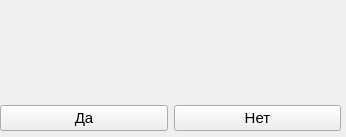
<?xml version="1.0" encoding="UTF-8"?>
<ui version="4.0">
 <class>MainWindow</class>
 <widget class="QMainWindow" name="MainWindow">
  <property name="geometry">
   <rect>
    <x>0</x>
    <y>0</y>
    <width>346</width>
    <height>137</height>
   </rect>
  </property>
  <property name="windowTitle">
   <string>MainWindow</string>
  </property>
  <widget class="QWidget" name="centralwidget">
   <widget class="QWidget" name="verticalLayoutWidget">
    <property name="geometry">
     <rect>
      <x>0</x>
      <y>0</y>
      <width>341</width>
      <height>131</height>
     </rect>
    </property>
    <layout class="QVBoxLayout" name="verticalLayout">
     <item>
      <widget class="QLabel" name="label">
       <property name="font">
        <font>
         <family>Segoe UI</family>
         <pointsize>11</pointsize>
        </font>
       </property>
       <property name="text">
        <string/>
       </property>
       <property name="alignment">
        <set>Qt::AlignCenter</set>
       </property>
      </widget>
     </item>
     <item>
      <layout class="QHBoxLayout" name="horizontalLayout">
       <item>
        <widget class="QPushButton" name="accept_push_button">
         <property name="font">
          <font>
           <family>Segoe UI</family>
           <pointsize>11</pointsize>
          </font>
         </property>
         <property name="text">
          <string>Да</string>
         </property>
        </widget>
       </item>
       <item>
        <widget class="QPushButton" name="not_accept_push_button">
         <property name="font">
          <font>
           <family>Segoe UI</family>
           <pointsize>11</pointsize>
          </font>
         </property>
         <property name="text">
          <string>Нет</string>
         </property>
        </widget>
       </item>
      </layout>
     </item>
    </layout>
   </widget>
  </widget>
 </widget>
 <resources/>
 <connections/>
</ui>
